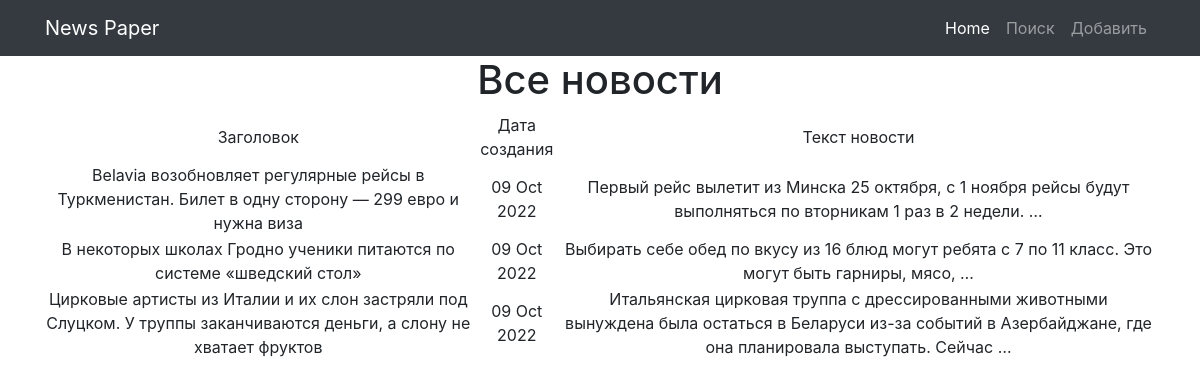
Page /news/ on the committed database.
### news/models.py (models this page shows, shortened)
class Post(models.Model):
    created = models.DateTimeField(auto_now_add=True)
    category = models.ManyToManyField(Category, through='PostCategory')
    title = models.CharField(max_length=255)
    text = models.TextField()
    rating = models.FloatField(default=0.0)
    post_author = models.ForeignKey(Author,on_delete=models.CASCADE)
    news = 'NW'
    article = 'AT'
    choice_post = [
        (news, 'Новость'),
        (article, 'Статья'),
    ]
    type = models.CharField(max_length = 2,
                            choices = choice_post,
                            default = news
                            )

### news/views.py (the view)
# urls.py: path('', PostList.as_view(), name='post_list'),
class PostList(ListView):
    model = Post
    ordering = '-created'
    template_name = 'PostList.html'
    context_object_name = 'post'
    paginate_by = 3
    def get_queryset(self):
        queryset = super().get_queryset()
        self.filterset = PostFilter(self.request.GET, queryset)
        return self.filterset.qs
    def get_context_data(self, **kwargs):
        context = super().get_context_data(**kwargs)
        context['filterset'] = self.filterset
        return context

### news/templatetags/custom_filters.py (called while the page is built)
@register.filter()
def censor(value):
    new_string = []
    badword_list = ['жопа', 'вареники', 'промышленность', 'сыр', 'ученый', 'коронавирус']
    splited_text = value.split(' ')
    for word in splited_text:
        if word in badword_list:
            new_string.append(word[0]+(len(word)-1)*'*')
        else:
            new_string.append(word)
    value = ' '.join(new_string)
    return value

### templates/PostList.html
{% extends 'flatpages/default.html' %}
{% load custom_filters %}
{% block content %}
<h1>Все новости</h1>
    {% if post %}
           <table>
           <tr>
               <td>Заголовок</td>
               <td>Дата создания</td>
               <td>Текст новости</td>
           </tr>
        {% for p in post %}
               <tr>
               <td>{{ p.title }}</td>
               <td>{{ p.created | date:'d M Y' }}</td>
               <td>{{ p.text|truncatewords:20|censor }}</td>
               </tr>
         {% endfor %}
    {% else %}
        <h2>Новостей нет!</h2>
    {% endif %}
{% endblock content %}

### rows in the picture
Post: title "Belavia возобновляет регулярные рейсы в Туркменистан. Билет в одну сторону — 299 евро и нужна виза", created "09 Oct 2022", text|censor "Первый рейс вылетит из Минска 25 октября, с 1 ноября рейсы будут выполняться по вторникам 1 раз в 2 недели. …"
Post: title "В некоторых школах Гродно ученики питаются по системе «шведский стол»", created "09 Oct 2022", text|censor "Выбирать себе обед по вкусу из 16 блюд могут ребята с 7 по 11 класс. Это могут быть гарниры, мясо, …"
Post: title "Цирковые артисты из Италии и их слон застряли под Слуцком. У труппы заканчиваются деньги, а слону не хватает фруктов", created "09 Oct 2022", text|censor "Итальянская цирковая труппа с дрессированными животными вынуждена была остаться в Беларуси из-за событий в Азербайджане, где она планировала выступать. Сейчас …"
